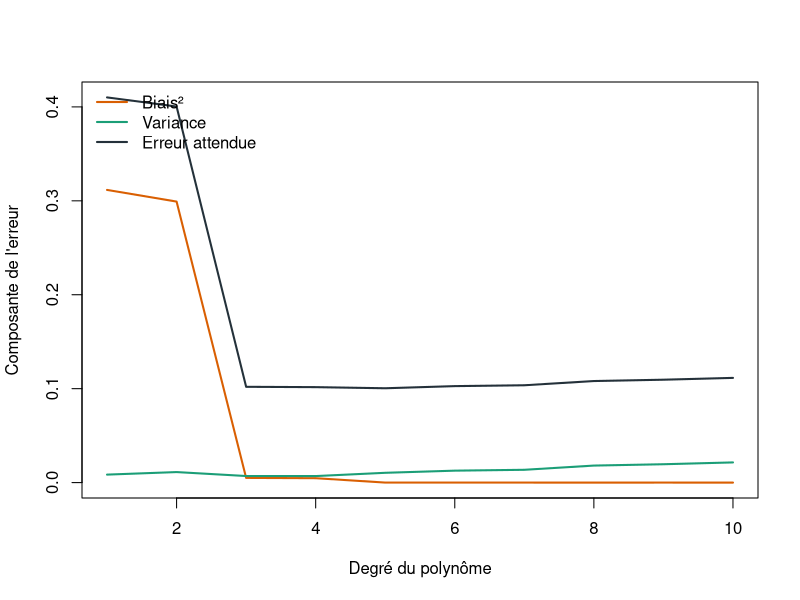
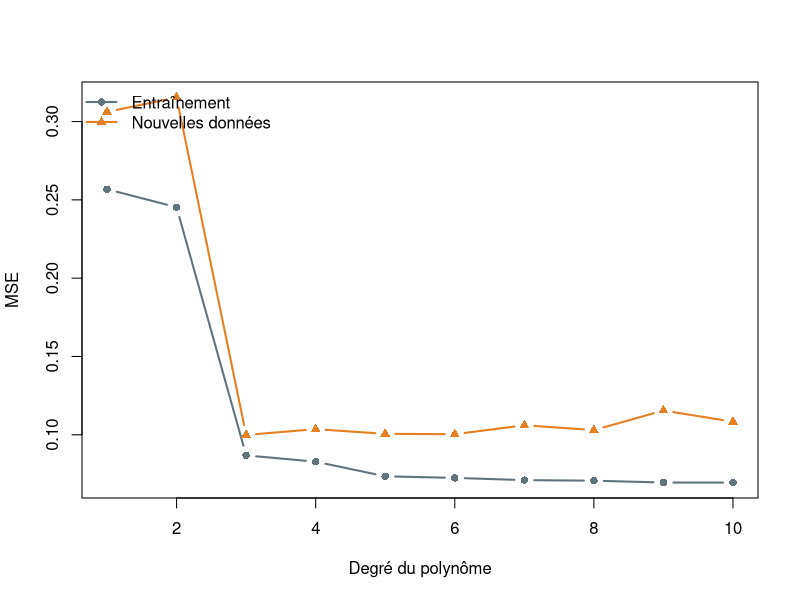
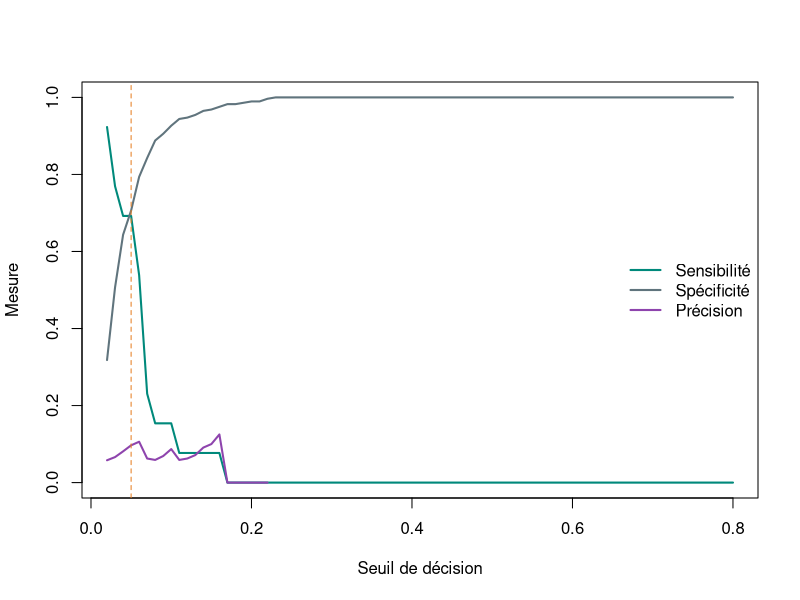
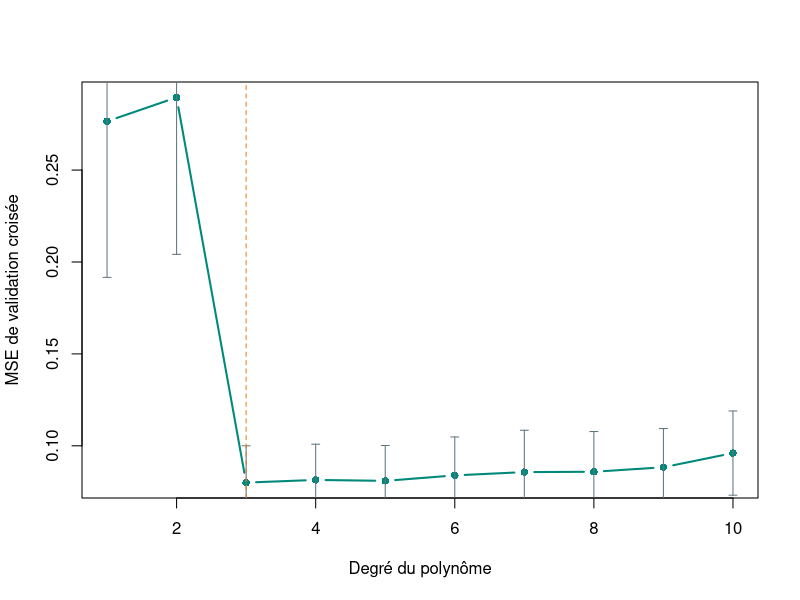

Source code (R) for these figures, in order:

# Analyse exploratoire — démonstrations R pour le cours STT-2200
#
options(width = 90, digits = 4)

graine_defaut <- 2200L
set.seed(graine_defaut)

pourcentage <- function(x, chiffres = 1L) {
  paste0(formatC(100 * x, format = "f", digits = chiffres), " %")
}


# 1. REPRÉSENTER ET INSPECTER LES DONNÉES -----------------------------------

# Chaque ligne devrait représenter un client. Cette petite base brute contient
# pourtant un doublon, plusieurs codes de valeurs manquantes et des modalités
# écrites de façons différentes.
clients_bruts <- data.frame(
  id_client = c(101, 102, 102, 103, 104, 105),
  age = c("34", "NA", "29", "45", "?", "38"),
  revenu = c("52 000", "48000", "48000", "N/A", "64000", "71000"),
  region = c("Québec", "Montréal", "Montréal", "Québec", "Estrie", "estrie"),
  achat = c("Oui", "non", "NON", "oui", "Oui", "?")
)

print(clients_bruts)
cat("Identifiants dupliqués : ",
  paste(
    unique(clients_bruts$id_client[duplicated(clients_bruts$id_client)]),
    collapse = ", "
  ), "\n", sep = ""
)

normaliser_manquants <- function(x) {
  x <- trimws(as.character(x))
  x[tolower(x) %in% c("", "na", "n/a", "?", "inconnu")] <- NA_character_
  x
}

clients <- clients_bruts
clients[] <- lapply(clients, normaliser_manquants)
clients$id_client <- as.integer(clients$id_client)
clients$age <- as.numeric(clients$age)
clients$revenu <- as.numeric(gsub(" ", "", clients$revenu, fixed = TRUE))
clients$region <- tools::toTitleCase(tolower(clients$region))
clients$achat <- factor(tolower(clients$achat), levels = c("non", "oui"))

# Le traitement d'un doublon dépend du sens de l'unité statistique. Ici, les
# deux lignes du client 102 décrivent la même unité et l'une est plus complète.
# Nous la conservons. Dans une analyse réelle, cette règle doit être documentée.
completude <- rowSums(!is.na(clients))
clients <- clients[order(clients$id_client, -completude), ]
clients <- clients[!duplicated(clients$id_client), ]
clients <- clients[order(clients$id_client), ]

print(clients)
str(clients)

cat("Valeurs manquantes par variable :\n")
print(colSums(is.na(clients)))

# Une modalité nominale ne doit pas être codée 1, 2, 3 comme si elle était
# ordonnée. model.matrix() produit un encodage binaire sans imposer cet ordre.
encodage_region <- model.matrix(~ region - 1, data = clients)
print(encodage_region)

# Que changerait-on si l'unité statistique était la transaction plutôt que le
# client ? Les doublons d'identifiants deviendraient-ils encore des doublons?


# 2. DISTANCES ET SIMILARITÉS ------------------------------------------------

distance_minkowski <- function(x, y, q = 2) {
  stopifnot(length(x) == length(y), q >= 1)
  sum(abs(x - y)^q)^(1 / q)
}

x <- c(taille_cm = 162.1, masse_kg = 66.8)
y <- c(taille_cm = 175.8, masse_kg = 81.6)

cat("Manhattan (q = 1) : ", distance_minkowski(x, y, q = 1))
cat("Euclidienne (q = 2) : ", distance_minkowski(x, y, q = 2))
cat("Similarité 1 / (1 + d2) : ", 1 / (1 + distance_minkowski(x, y, q = 2)))

# Dans cet exemple, le revenu exprimé en dollars domine la distance brute.
# La standardisation mesure plutôt les écarts en nombres d'écarts-types.
profils <- data.frame(
  age = c(23, 48, 46, 50, 25),
  revenu = c(42000, 42100, 65000, 68000, 50000),
  achats = c(3, 15, 14, 16, 4),
  row.names = c("A", "B", "C", "D", "E")
)

distances_brutes <- as.matrix(dist(profils, method = "euclidean"))
profils_standardises <- scale(profils)
distances_standardisees <- as.matrix(
  dist(profils_standardises, method = "euclidean")
)

cat("Depuis A, sans standardisation : ",
    names(which.min(distances_brutes["A", -1])), "\n", sep = "")
cat("Depuis A, après standardisation : ",
    names(which.min(distances_standardisees["A", -1])), "\n", sep = "")
cat("\nDistances depuis A, avant et après standardisation :\n")
print(data.frame(
  profil = rownames(profils)[-1],
  distance_brute = distances_brutes["A", -1],
  distance_standardisee = distances_standardisees["A", -1],
  row.names = NULL
))

distance_hamming <- function(x, y) {
  stopifnot(length(x) == length(y))
  sum(x != y)
}

x_qualitatif <- c("bleus", "bruns", "courts")
y_qualitatif <- c("bleus", "noirs", "longs")
cat("Nombre de désaccords : ",
    distance_hamming(x_qualitatif, y_qualitatif), " sur ",
    length(x_qualitatif), " variables\n", sep = "")

jaccard <- function(x, y) {
  stopifnot(length(x) == length(y), all(x %in% 0:1), all(y %in% 0:1))

  m11 <- sum(x == 1 & y == 1)
  m10 <- sum(x == 1 & y == 0)
  m01 <- sum(x == 0 & y == 1)
  m00 <- sum(x == 0 & y == 0)
  denominateur <- m11 + m10 + m01

  # Convention : deux vecteurs sans aucune présence ont une similarité de 1.
  similarite <- if (denominateur == 0) 1 else m11 / denominateur

  list(
    quantites = c(M11 = m11, M10 = m10, M01 = m01, M00 = m00),
    similarite = similarite,
    distance = 1 - similarite
  )
}

x_binaire <- c(1, 0, 1, 0, 0)
y_binaire <- c(1, 0, 0, 1, 0)
exemple_jaccard <- jaccard(x_binaire, y_binaire)

print(exemple_jaccard$quantites)
cat("Similarité de Jaccard : ", exemple_jaccard$similarite, "\n", sep = "")
cat("Distance de Jaccard : ", exemple_jaccard$distance, "\n", sep = "")
cat("Distance de Hamming : ", distance_hamming(x_binaire, y_binaire), "\n",
    sep = "")

# Hamming compte les doubles absences comme des accords. Jaccard les retire de
# son dénominateur, ce qui est utile pour des présences rares comme des achats.


# 3. ERREURS DE REGRESSION --------------------------------------------------
mse <- function(observe, predit) mean((observe - predit)^2)
mae <- function(observe, predit) mean(abs(observe - predit))

# Le modèle A est exact quatre fois, mais commet une très grande erreur. Le
# modèle B fait une erreur modérée sur chaque observation.
observe <- rep(10, 5)
predit_a <- c(10, 10, 10, 10, 0)
predit_b <- rep(7, 5)

comparaison_regression <- data.frame(
  modele = c("A : une erreur extrême", "B : erreurs régulières"),
  MSE = c(mse(observe, predit_a), mse(observe, predit_b)),
  MAE = c(mae(observe, predit_a), mae(observe, predit_b))
)

print(comparaison_regression)


# 4. ERREUR DE CLASSIFICATION ET MATRICE DE CONFUSION -----------------------

division_sure <- function(numerateur, denominateur) {
  if (denominateur == 0) NA_real_ else numerateur / denominateur
}

mesures_binaires <- function(
  observe, predit, positif = "fraude", negatif = "legitime"
) {
  stopifnot(length(observe) == length(predit))

  observe <- as.character(observe)
  predit <- as.character(predit)

  vp <- sum(observe == positif & predit == positif)
  fn <- sum(observe == positif & predit == negatif)
  fp <- sum(observe == negatif & predit == positif)
  vn <- sum(observe == negatif & predit == negatif)

  matrice <- matrix(
    c(vp, fn, fp, vn),
    nrow = 2,
    byrow = TRUE,
    dimnames = list(
      observe = c(paste("Réel", positif), paste("Réel", negatif)),
      predit = c(paste("Prédit", positif), paste("Prédit", negatif))
    )
  )

  mesures <- c(
    taux_erreur = mean(observe != predit),
    exactitude = mean(observe == predit),
    sensibilite = division_sure(vp, vp + fn),
    specificite = division_sure(vn, vn + fp),
    precision = division_sure(vp, vp + fp)
  )

  list(
    matrice = matrice,
    effectifs = c(VP = vp, FN = fn, FP = fp, VN = vn),
    mesures = mesures
  )
}

# Exemple des notes : 20 fraudes parmi 1 000 transactions, dont 16 détectées;
# le modèle produit aussi 30 fausses alertes.
classe_observee <- c(rep("fraude", 20), rep("legitime", 980))
classe_predite <- c(
  rep("fraude", 16), rep("legitime", 4),
  rep("fraude", 30), rep("legitime", 950)
)

evaluation_fraude <- mesures_binaires(classe_observee, classe_predite)
print(evaluation_fraude$matrice)
print(data.frame(
  mesure = names(evaluation_fraude$mesures),
  valeur = unname(evaluation_fraude$mesures),
  pourcentage = vapply(evaluation_fraude$mesures, pourcentage, character(1)),
  row.names = NULL
))

# Un classifieur qui prédit toujours la classe majoritaire obtient seulement 2 %
# d'erreur, mais sa sensibilité est nulle : il ne détecte aucune fraude.
prediction_majoritaire <- rep("legitime", length(classe_observee))
evaluation_majoritaire <- mesures_binaires(
  classe_observee, prediction_majoritaire
)
print(rbind(
  modele = evaluation_fraude$mesures,
  toujours_legitime = evaluation_majoritaire$mesures
))

# Le coût permet de distinguer des erreurs dont les conséquences diffèrent.
# Les montants ci-dessous sont pédagogiques, pas des estimations réelles.
cout_fn <- 500
cout_fp <- 50
cout_classification <- function(evaluation) {
  evaluation$effectifs["FN"] * cout_fn +
    evaluation$effectifs["FP"] * cout_fp
}

comparaison_couts <- data.frame(
  strategie = c("Modèle", "Toujours légitime"),
  taux_erreur = c(
    evaluation_fraude$mesures["taux_erreur"],
    evaluation_majoritaire$mesures["taux_erreur"]
  ),
  cout = c(
    cout_classification(evaluation_fraude),
    cout_classification(evaluation_majoritaire)
  )
)
print(comparaison_couts)


# 5. COMPROMIS BIAIS-VARIANCE ----------------------------------------------

# Vérification numérique de l'exemple présenté dans les notes.
methodes <- data.frame(
  methode = c("A", "B", "C"),
  biais = c(-2, 0, -0.5),
  variance = c(0.25, 4, 0.5),
  variance_bruit = 1
)
methodes$erreur_attendue <- methodes$biais^2 + methodes$variance +
  methodes$variance_bruit
print(methodes)

# Simulation : on répète l'échantillonnage, on ajuste des polynômes de degrés
# différents et on observe la prédiction produite au même point x0.
fonction_reelle <- function(x) sin(pi * x)
sigma <- 0.30
x0 <- 0.35
degres <- 1:10
n_repetitions <- 200L
predictions_x0 <- matrix(
  NA_real_,
  nrow = n_repetitions,
  ncol = length(degres),
  dimnames = list(NULL, paste0("degre_", degres))
)

set.seed(graine_defaut + 1L)
for (b in seq_len(n_repetitions)) {
  donnees_b <- data.frame(x = runif(40, -1, 1))
  donnees_b$y <- fonction_reelle(donnees_b$x) + rnorm(40, sd = sigma)

  for (j in seq_along(degres)) {
    d <- degres[j]
    ajustement <- lm(y ~ poly(x, degree = d, raw = TRUE), data = donnees_b)
    predictions_x0[b, j] <- predict(ajustement, newdata = data.frame(x = x0))
  }
}

resume_biais_variance <- data.frame(
  degre = degres,
  biais_carre = (colMeans(predictions_x0) - fonction_reelle(x0))^2,
  variance = apply(predictions_x0, 2, var),
  bruit = sigma^2
)
resume_biais_variance$erreur_attendue <- with(
  resume_biais_variance,
  biais_carre + variance + bruit
)

print(resume_biais_variance)

# Sur un échantillon fixe, l'erreur d'entraînement tend à diminuer avec le
# degré, tandis que l'erreur sur de nouvelles données peut remonter.
set.seed(graine_defaut + 2L)
entrainement_poly <- data.frame(x = runif(45, -1, 1))
entrainement_poly$y <- fonction_reelle(entrainement_poly$x) +
  rnorm(nrow(entrainement_poly), sd = sigma)
test_poly <- data.frame(x = runif(2000, -1, 1))
test_poly$y <- fonction_reelle(test_poly$x) + rnorm(nrow(test_poly), sd = sigma)

erreurs_flexibilite <- do.call(rbind, lapply(degres, function(d) {
  ajustement <- lm(y ~ poly(x, degree = d, raw = TRUE),
                   data = entrainement_poly)
  data.frame(
    degre = d,
    MSE_entrainement = mse(
      entrainement_poly$y,
      predict(ajustement, newdata = entrainement_poly)
    ),
    MSE_test = mse(test_poly$y, predict(ajustement, newdata = test_poly))
  )
}))

print(erreurs_flexibilite)

matplot(
  resume_biais_variance$degre,
  resume_biais_variance[, c("biais_carre", "variance", "erreur_attendue")],
  type = "l", lwd = 2, lty = 1,
  col = c("#d95f02", "#1b9e77", "#24313a"),
  xlab = "Degré du polynôme", ylab = "Composante de l'erreur"
)
legend(
  "topleft",
  legend = c("Biais²", "Variance", "Erreur attendue"),
  col = c("#d95f02", "#1b9e77", "#24313a"),
  lwd = 2, bty = "n"
)

matplot(
  erreurs_flexibilite$degre,
  erreurs_flexibilite[, c("MSE_entrainement", "MSE_test")],
  type = "b", pch = c(16, 17), lty = 1, lwd = 2,
  col = c("#60747d", "#e67e22"),
  xlab = "Degré du polynôme", ylab = "MSE"
)
legend(
  "topleft", legend = c("Entraînement", "Nouvelles données"),
  col = c("#60747d", "#e67e22"), pch = c(16, 17), lwd = 2, bty = "n"
)



# 6. SÉPARER LES DONNÉES ET ÉVITER LES FUITES -------------------------------

separation_stratifiee <- function(
  y, proportion_entrainement = 0.60,
  proportion_validation = 0.20,
  graine = graine_defaut
) {
  stopifnot(proportion_entrainement > 0, proportion_validation > 0,
            proportion_entrainement + proportion_validation < 1)
  set.seed(graine)

  indices_par_classe <- split(seq_along(y), y)
  resultat <- list(entrainement = integer(), validation = integer(),
                   test = integer())

  for (indices in indices_par_classe) {
    indices <- sample(indices)
    n_classe <- length(indices)
    n_entrainement <- floor(proportion_entrainement * n_classe)
    n_validation <- floor(proportion_validation * n_classe)

    resultat$entrainement <- c(
      resultat$entrainement,
      indices[seq_len(n_entrainement)]
    )
    resultat$validation <- c(
      resultat$validation,
      indices[n_entrainement + seq_len(n_validation)]
    )
    debut_test <- n_entrainement + n_validation + 1L
    resultat$test <- c(resultat$test, indices[debut_test:n_classe])
  }

  lapply(resultat, sort)
}

ajuster_standardisation <- function(donnees, variables) {
  centres <- vapply(donnees[variables], mean, numeric(1), na.rm = TRUE)
  echelles <- vapply(donnees[variables], sd, numeric(1), na.rm = TRUE)
  if (any(echelles == 0)) stop("Une variable à standardiser est constante.")
  list(variables = variables, centres = centres, echelles = echelles)
}

appliquer_standardisation <- function(donnees, recette) {
  resultat <- donnees
  for (variable in recette$variables) {
    resultat[[variable]] <- (
      resultat[[variable]] - recette$centres[[variable]]
    ) / recette$echelles[[variable]]
  }
  resultat
}

# Données synthétiques de transactions. La réponse est déséquilibrée et les
# probabilités servent seulement à générer l'exemple; le modèle ne les
# observe pas.
set.seed(graine_defaut + 3L)
n_transactions <- 1500L
transactions <- data.frame(
  montant = rlnorm(n_transactions, meanlog = log(80), sdlog = 1),
  heure_nuit = rbinom(n_transactions, 1, 0.12),
  etranger = rbinom(n_transactions, 1, 0.10)
)
transactions$montant_log <- log1p(transactions$montant)
eta <- -3.7 +
  0.8 * (transactions$montant_log - log(80)) +
  1.2 * transactions$heure_nuit +
  1.0 * transactions$etranger
transactions$fraude <- factor(
  ifelse(rbinom(n_transactions, 1, plogis(eta)) == 1, "oui", "non"),
  levels = c("non", "oui")
)

indices <- separation_stratifiee(
  transactions$fraude, graine = graine_defaut + 4L
)
entrainement <- transactions[indices$entrainement, ]
validation <- transactions[indices$validation, ]
test <- transactions[indices$test, ]

print(data.frame(
  ensemble = c("Entraînement", "Validation", "Test"),
  n = c(nrow(entrainement), nrow(validation), nrow(test)),
  proportion_fraude = c(mean(entrainement$fraude == "oui"),
                        mean(validation$fraude == "oui"),
                        mean(test$fraude == "oui"))
))

# La moyenne et l'écart-type sont appris sur l'entraînement seulement. Ils sont
# ensuite réutilisés sans réajustement sur la validation et le test.
recette <- ajuster_standardisation(entrainement, "montant_log")
entrainement_std <- appliquer_standardisation(entrainement, recette)
validation_std <- appliquer_standardisation(validation, recette)
test_std <- appliquer_standardisation(test, recette)

cat("Moyenne standardisée dans l'entraînement : ",
    mean(entrainement_std$montant_log), "\n", sep = "")
cat("Moyenne standardisée dans le test : ",
    mean(test_std$montant_log),
    " (elle n'a aucune raison d'être exactement nulle)\n", sep = "")

modele_logistique <- glm(
  fraude ~ montant_log + heure_nuit + etranger,
  data = entrainement_std,
  family = binomial()
)

probabilite_validation <- predict(
  modele_logistique,
  newdata = validation_std,
  type = "response"
)

evaluer_seuil <- function(seuil, observe, probabilite,
                          cout_fn = 20, cout_fp = 1) {
  predit <- ifelse(probabilite >= seuil, "oui", "non")
  evaluation <- mesures_binaires(
    observe, predit, positif = "oui", negatif = "non"
  )
  data.frame(
    seuil = seuil,
    cout = cout_fn * evaluation$effectifs["FN"] +
      cout_fp * evaluation$effectifs["FP"],
    taux_erreur = evaluation$mesures["taux_erreur"],
    sensibilite = evaluation$mesures["sensibilite"],
    specificite = evaluation$mesures["specificite"],
    precision = evaluation$mesures["precision"],
    row.names = NULL
  )
}

seuils <- seq(0.02, 0.80, by = 0.01)
resultats_validation <- do.call(
  rbind,
  lapply(seuils, evaluer_seuil,
         observe = validation_std$fraude,
         probabilite = probabilite_validation)
)
meilleur_seuil <- resultats_validation$seuil[
  which.min(resultats_validation$cout)
]

print(resultats_validation[which.min(resultats_validation$cout), ])

# L'ensemble de test ne sert qu'après le choix du modèle et du seuil.
probabilite_test <- predict(modele_logistique, newdata = test_std,
                            type = "response")
test_seuil_choisi <- evaluer_seuil(
  meilleur_seuil, test_std$fraude, probabilite_test
)
test_seuil_05 <- evaluer_seuil(0.50, test_std$fraude, probabilite_test)
print(rbind(seuil_valide = test_seuil_choisi, seuil_0_5 = test_seuil_05))

matplot(
  resultats_validation$seuil,
  resultats_validation[, c("sensibilite", "specificite", "precision")],
  type = "l", lwd = 2, lty = 1,
  col = c("#00897b", "#60747d", "#8e44ad"),
  xlab = "Seuil de décision", ylab = "Mesure"
)
abline(v = meilleur_seuil, col = "#e67e22", lty = 2)
legend(
  "right", legend = c("Sensibilité", "Spécificité", "Précision"),
  col = c("#00897b", "#60747d", "#8e44ad"), lwd = 2, bty = "n"
)


# 7. VALIDATION CROISÉE À K PLIS --------------------------------------------
creer_plis <- function(n, k = 5L, graine = graine_defaut) {
  stopifnot(k >= 2, k <= n)
  set.seed(graine)
  sample(rep(seq_len(k), length.out = n))
}

validation_croisee_polynome <- function(donnees, degres, plis) {
  k <- max(plis)
  tailles_plis <- tabulate(plis, nbins = k)
  resultats <- vector("list", length(degres))

  for (j in seq_along(degres)) {
    d <- degres[j]
    erreurs_plis <- numeric(k)

    for (pli in seq_len(k)) {
      donnees_entrainement <- donnees[plis != pli, ]
      donnees_validation <- donnees[plis == pli, ]
      ajustement <- lm(
        y ~ poly(x, degree = d, raw = TRUE),
        data = donnees_entrainement
      )
      prediction <- predict(ajustement, newdata = donnees_validation)
      erreurs_plis[pli] <- mse(donnees_validation$y, prediction)
    }

    resultats[[j]] <- data.frame(
      degre = d,
      erreur_cv = weighted.mean(erreurs_plis, tailles_plis),
      ecart_type_plis = sd(erreurs_plis),
      erreur_min = min(erreurs_plis),
      erreur_max = max(erreurs_plis)
    )
  }

  do.call(rbind, resultats)
}

set.seed(graine_defaut + 6L)
donnees_cv <- data.frame(x = runif(120, -1, 1))
donnees_cv$y <- fonction_reelle(donnees_cv$x) +
  rnorm(nrow(donnees_cv), sd = sigma)

# Les mêmes plis servent à chaque degré. La comparaison dépend ainsi moins du
# hasard du découpage qu'avec de nouveaux plis pour chaque modèle.
plis <- creer_plis(nrow(donnees_cv), k = 5L, graine = graine_defaut + 7L)
resultats_cv <- validation_croisee_polynome(donnees_cv, 1:10, plis)
meilleur_degre <- resultats_cv$degre[which.min(resultats_cv$erreur_cv)]

print(resultats_cv)
cat("Degré choisi par validation croisée : ", meilleur_degre, "\n", sep = "")

plot(
  resultats_cv$degre, resultats_cv$erreur_cv,
  type = "b", pch = 16, lwd = 2, col = "#00897b",
  xlab = "Degré du polynôme", ylab = "MSE de validation croisée"
)
arrows(
  resultats_cv$degre,
  resultats_cv$erreur_cv - resultats_cv$ecart_type_plis,
  resultats_cv$degre,
  resultats_cv$erreur_cv + resultats_cv$ecart_type_plis,
  angle = 90, code = 3, length = 0.04, col = "#60747d"
)
abline(v = meilleur_degre, col = "#e67e22", lty = 2)
